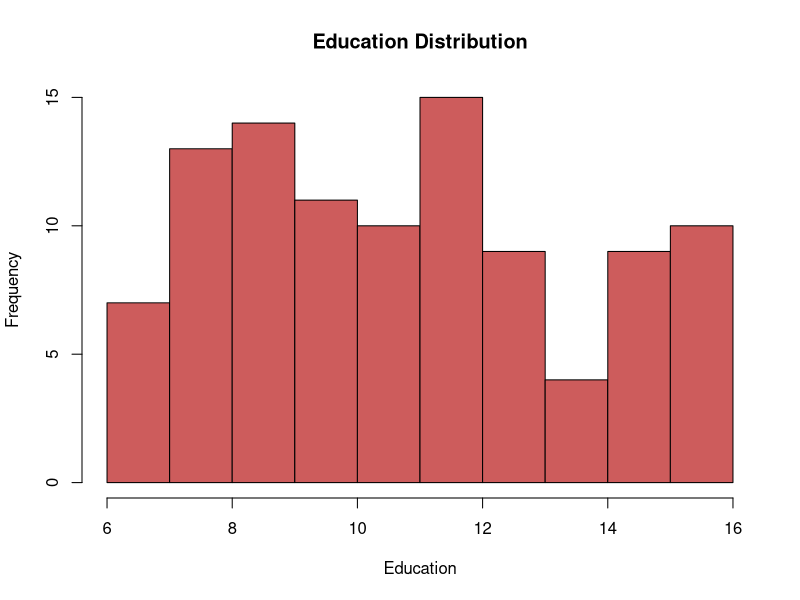
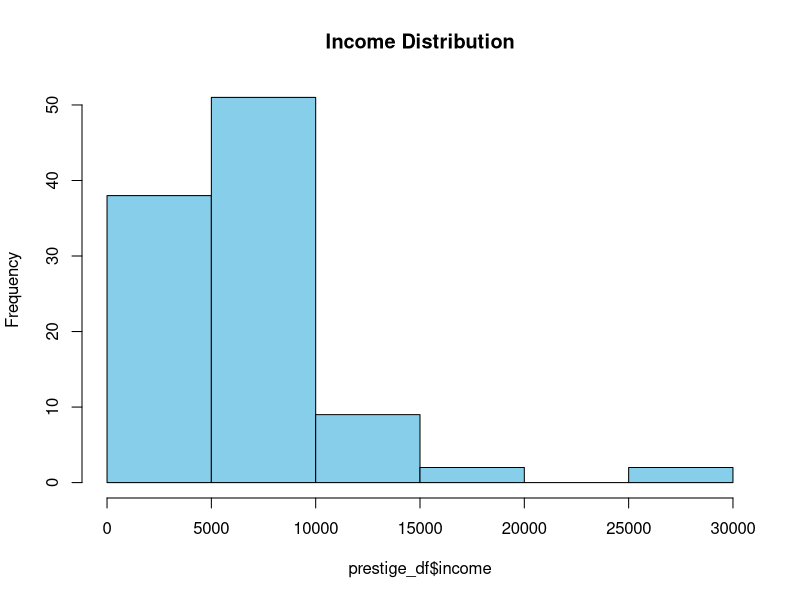
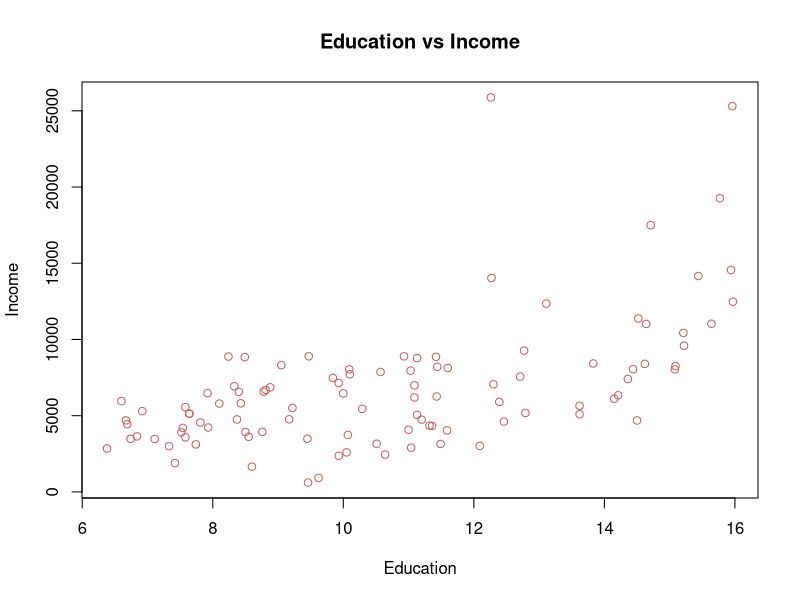
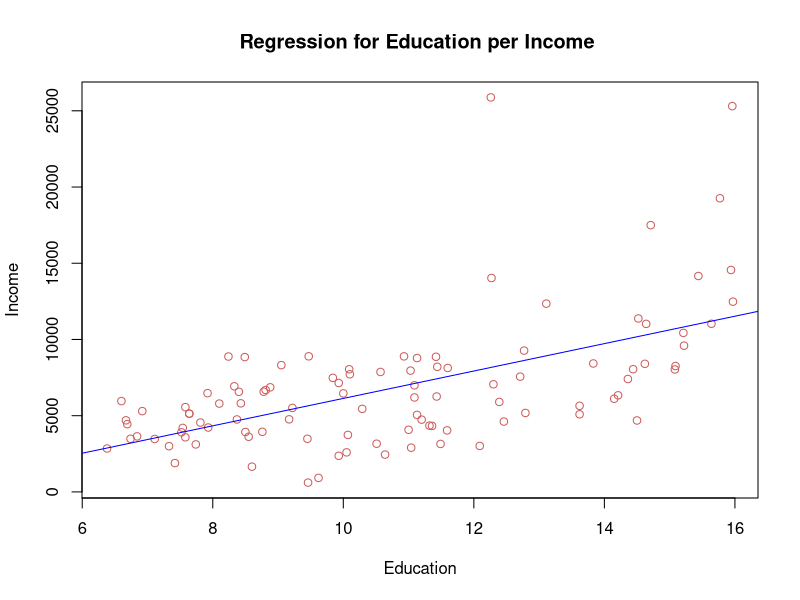

These charts were generated, in order, by the following R code:
#####################  Explanatory Data analysis ###############################

# Loading the dataset to the working Environment 
prestige_df <- read.table("data/Prestige.txt")

#  the top of the dataset 
head(prestige_df)

#  the bottom of the dataset 
tail(prestige_df)

# Summary of the dataset 
summary(prestige_df)

# Plot the histogram of the Education 
hist(prestige_df$education,
     col='indianred', 
     main ="Education Distribution",
     xlab='Education')

# Plot the histogram of the Income
hist(prestige_df$income, col='skyblue',
     main ="Income Distribution")

# Correlation between education and income 
cor(prestige_df$education, prestige_df$income)

plot(prestige_df$education, prestige_df$income, 
     col='indianred',
     main="Education vs Income",
     xlab="Education",
     ylab="Income")


#linear regression model 
model <- lm(income ~ education, data = prestige_df)

plot(prestige_df$education, prestige_df$income, 
     col='indianred',
     main="Regression for Education per Income ",
     xlab="Education",
     ylab="Income")
abline(lm(income ~ education, data = prestige_df), col='blue')

# Summary of the model 
summary(model)

